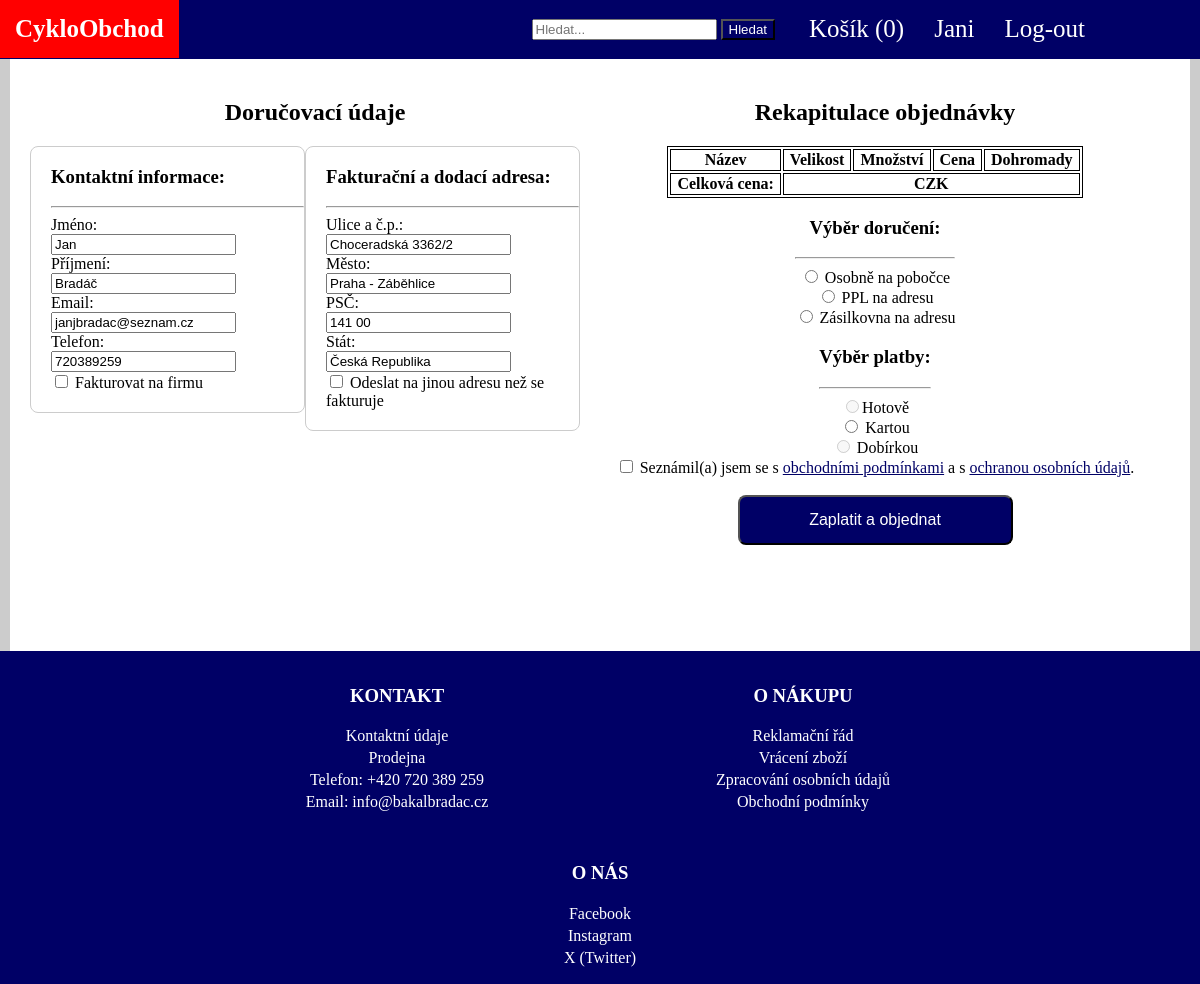
Screenshot of /koupit.php (signed in) with the database file from the repository.
### tables this page shows
CREATE TABLE `users` (
  `id` int(11) NOT NULL,
  `username` varchar(200) NOT NULL,
  `email` varchar(200) NOT NULL,
  `password` varchar(200) NOT NULL,
  `registered` timestamp NOT NULL DEFAULT current_timestamp(),
  `jmeno` varchar(200) DEFAULT NULL,
  `prijmeni` varchar(200) DEFAULT NULL,
  `tel` int(11) DEFAULT NULL,
  `ulice` varchar(200) DEFAULT NULL,
  `mesto` varchar(200) DEFAULT NULL,
  `PSC` varchar(6) DEFAULT NULL
);

### koupit.php (the view, shortened to what this page needs)
<?php include("header.php"); ?>
<?php
if(isset($_SESSION["id"]))
{
    $id = $_SESSION["id"];
    $user = $conn->query("SELECT * FROM users WHERE id = $id");
    $user_row = $user->fetch_assoc();
}
else $user_row = array("jmeno" => "", "prijmeni" => "", "email" => "", "tel" => "", "ulice" => "", "mesto" => "", "PSC" => "");
    $celkem = $_POST["koupit"];
?>
<div class="container-checkout">
    <div class="checkout">
        <div class="checkout-headline">
            <div class="udaje"><h2>Doručovací údaje</h2></div>
            <div id="rekap1" class="udaje"><h2>Rekapitulace objednávky</h2></div>
        </div>
        <div class="checkout-content">
            <form onsubmit="return validateForm()" method="post" action="checkout.php" class="checkout-form" id="checkout-form">
                <div class="info">
                    <div class="info-obal">
                        <div class="info-container">
                            <h3>Kontaktní informace:</h3>
                            <hr>
                            <label for="jmeno">Jméno:</label>
                            <br>
                            <input type="text" id="jmeno" name="jmeno" value="<?php echo $user_row["jmeno"]; ?>"required>
                            <br>
                            <label for="prijmeni">Příjmení:</label>
                            <br>
                            <input type="text" id="prijmeni"  name="prijmeni" value="<?php echo $user_row["prijmeni"]; ?>" required>
                            <br>
                            <label for="email">Email:</label>
                            <br>
                            <input type="email" id="email"  name="email" value="<?php echo $user_row["email"]; ?>" required>
                            <br>
                            <label for="tel">Telefon:</label>
                            <br>
                            <input type="text" id="tel"  name="tel" value="<?php echo $user_row["tel"]; ?>" required>
                            <br>
                            <input type="checkbox" id="firma" name="firmaCheck"> Fakturovat na firmu
                        </div>
                        <div class="info-container">
                            <h3>Fakturační a dodací adresa:</h3>
                            <hr>
                            <label for="ulice">Ulice a č.p.:</label>
                            <br>
                            <input type="text" id="ulice"  name="ulice" value="<?php echo $user_row["ulice"]; ?>" required>
                            <br>
                            <label for="mesto">Město:</label>
                            <br>
                            <input type="text" id="mesto"  name="mesto" value="<?php echo $user_row["mesto"]; ?>" required>
                            <br>
                            <label for="psc">PSČ:</label>
                            <br>
                            <input type="text" id="psc"  name="psc" value="<?php echo $user_row["PSC"]; ?>" required>
                            <br>
                            <label for="stat">Stát:</label>
                            <br>
                            <input type="text" id="stat"  name="stat" value="Česká Republika">
                            <br>
                            <input type="checkbox" id="faktura" name="fakturaCheck"> Odeslat na jinou adresu než se fakturuje
                        </div>
                    </div>
                </div>
                <div class="payment">
                    <div class="pay">
                        <table>
                            <tr>
                                <th>Název</th>
                                <th>Velikost</th>
                                <th>Množství</th>
                                <th>Cena</th>
                                <th>Dohromady</th>
                            </tr>
                        <tr>
                            <th>Celková cena:</th>
                            <th colspan="4"><?php echo $celkem. " CZK"; ?><input type="hidden" name="celkem" value="<?php echo $celkem; ?>"></th>
                        </tr>
                        </table>
                    </div>
                    <div class="pay">
                    <h3>Výběr doručení:</h3>
                        <hr>
                        <input type="radio" name="doruc" id="shop" value="Osobně na pobočce" onclick="check()"> Osobně na pobočce<br>
                        <input type="radio" name="doruc" id="ppl" value="PPL na adresu" onclick="check()"> PPL na adresu<br>
                        <input type="radio" name="doruc" id="zasilkovna" value="Zásilkovna na adresu" onclick="check()"> Zásilkovna na adresu<br>
                    </div>
                    <div class="pay">
                        <h3>Výběr platby:</h3>
                        <hr>
                        <input type="radio" name="pay" id="hotove" value="Hotově" disabled><label id="hotove-l" disabled>Hotově</label><br>
                        <input type="radio" name="pay" id="karta" value="Kartou"> <label>Kartou</label><br>
                        <input type="radio" name="pay" id="dobirka" vlaue="Dobírkou" disabled> <label id="dobirka-l" disabled>Dobírkou</label><br>
                    </div>
                    <div class="submit">
                        <input type="checkbox" id="podmGDPR"> Seznámil(a) jsem se s <a href="podminky.php">obchodními podmínkami</a> a s <a href="gdpr.php">ochranou osobních údajů</a>.
                        <br><br>
                        <input type="submit" class="submit-btn" id="submit-btn" value="Zaplatit a objednat">
                    </div>
                </div>
            </form>
        </div>
    </div>
</div>
<?php include("footer.php"); ?>

### styl.css (style rules this page uses)
body { margin: 0; }
.container-checkout { display: flex; position: relative; background-color: #ccc; width: 100%; min-height: 74vh; justify-content: center; }
.checkout { width: 95%; background-color: white; display: flex; flex-direction: column; align-items: center; padding: 20px; }
.checkout-headline { width: 100%; height: fit-content; display: flex; flex-direction: row; }
.udaje { width: 50%; text-align: center; }
.checkout-content { width: 100%; height: 100%; display: flex; flex-direction: column; justify-content: space-between; padding-top: 0; }
.checkout-form { width: 100%; display: flex; height: 100%; position: relative; }
.info { height: 100%; width: 50%; display: flex; flex-direction: column; justify-content: center; position: relative; }
.info-obal { height: fit-content; width: 100%; display: flex; position: relative; justify-content: space-between; }
.info-container { width: 46%; height: fit-content; border-radius: 8px; border: 1px solid #ccc; padding-left: 20px; padding-top: 0; padding-bottom: 20px; }
.payment { display: flex; height: 100%; width: 50%; padding: 20px; padding-top: 0; text-align: center; align-items: center; flex-direction: column; }
.payment table { border: 1px solid; }
.payment th, td { padding-right: 6px; padding-left: 6px; border: 1px solid; }
.submit { width: 100%; }
.submit a { color: #000066; }
.submit-btn { width: 50%; height: 50px; background-color: #000066; color: white; border-radius: 8px; font-size: 16px; }

### rows the page displays
users: jmeno "Jan", prijmeni "Bradáč", email "janjbradac@seznam.cz", tel "720389259", ulice "Choceradská 3362/2", mesto "Praha - Záběhlice", psc "141 00"

### other values shown
$count "0"
$username "Jani"
